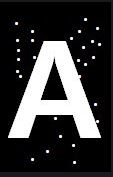
#> input picture images/opening.jpg, 113 x 177 px
$ python imageOpeningClosing.py
#> lines starting #> are read from the running program, lines starting #| are printed output that depends on the picture
import numpy as np
import cv2

def morph():
    img1 = cv2.imread('images/opening.jpg', cv2.IMREAD_GRAYSCALE)
#> img1: shape (177, 113); min 0, max 255, mean 56.7
    img2 = cv2.imread('images/closing.jpg', cv2.IMREAD_GRAYSCALE)
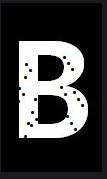
#> input picture images/closing.jpg, 107 x 179 px
#> img2: shape (179, 107); min 0, max 255, mean 62

    kernel = np.ones((5, 5), np.uint8)

    opening = cv2.morphologyEx(img1, cv2.MORPH_OPEN, kernel)
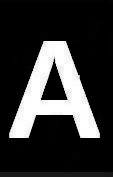
#> opening: shape (177, 113); min 0, max 255, mean 51.6
    closing = cv2.morphologyEx(img2, cv2.MORPH_CLOSE, kernel)

    cv2.imshow('opening', opening)
    cv2.imshow('closing', closing)

    cv2.waitKey(0)
    cv2.destroyAllWindows()

morph()
